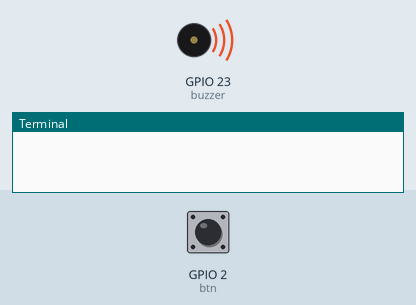
Simulated run of this program. Board: Raspberry Pi (BCM pin numbers). Parts: buzzer (waves = sounding), the last lines printed to the terminal. The inputs (shaded band) are chosen by the test bench; at power-on: GPIO 2 (btn) HIGH.

Above: at 1.2 s.
1.3 s: GPIO 2 (btn) pulled LOW for 0.15 s
At 2.4 s:
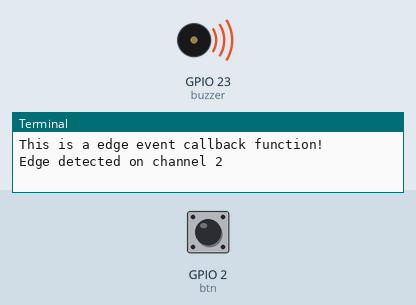
Timing chart, 0 to 8.9 s (numbered marks = the images above; inputs shaded):
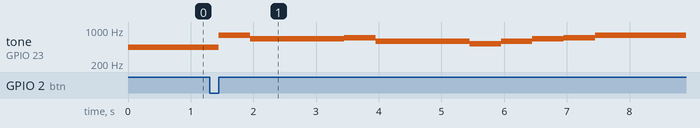

Measured:
- after the input at 1.3 s, tone on GPIO 23 (buzzer): plays 782 Hz for 0.50 s, 659 Hz for 1.5 s, 698 Hz for 0.50 s, 587 Hz for 1.5 s, 523 Hz for 0.50 s, 587 Hz for 0.50 s … (9 notes in this stretch), starting after 0.15 s

The program:

hw2_0315.py
```python
#題目:按按鈕唱小蜜蜂
#資四甲-林翡
import time
import RPi.GPIO as GPIO

#定義GPIO腳位
buzzer = 23
btn = 2

doremi = [523, 587, 659, 349 + 349, 391 + 391]
bee = [doremi[4], doremi[2], doremi[2], doremi[3], doremi[1], doremi[1], doremi[0], doremi[1], doremi[2], doremi[3], doremi[4], doremi[4], doremi[4],
       doremi[4], doremi[2], doremi[2], doremi[3], doremi[1], doremi[1], doremi[0], doremi[2], doremi[4], doremi[4], doremi[2], doremi[1], doremi[1],
       doremi[1], doremi[1], doremi[1], doremi[2], doremi[3], doremi[2], doremi[2], doremi[2], doremi[2], doremi[2], doremi[3], doremi[4], doremi[4],
       doremi[2], doremi[2], doremi[3], doremi[1], doremi[1], doremi[0], doremi[2], doremi[4], doremi[4], doremi[0]]

beat_1 = [1, 1, 2, 1, 1, 2, 1, 1, 1, 1, 1, 1, 1,
          1, 1, 2, 1, 1, 2, 1, 1, 1, 1, 2, 1, 1,
          1, 1, 1, 1, 2, 1, 1, 1, 1, 1, 1, 2, 1,
          1, 2, 1, 1, 2, 1, 1, 1, 1, 1]

#初始化GPIO
def setup():
    GPIO.setwarnings(False)
    GPIO.setmode(GPIO.BCM)     # Numbers GPIOs by physical location
    GPIO.setup(btn, GPIO.IN, GPIO.PUD_UP)
    GPIO.setup(buzzer, GPIO.OUT)  # Set pins' mode is output
    global Buzz  # Assign a global variable to replace GPIO.PWM
    Buzz = GPIO.PWM(buzzer, 440)  # 440 is initial frequency.
    Buzz.start(40)  # Start Buzzer pin with 40% duty ratio

#按鈕回調函式
def my_callback(channel):
    print('This is a edge event callback function!')
    print('Edge detected on channel %s'%channel)

# 播放音樂函式
def song():
    setup()
    pre = 1  #紀錄按鈕按壓狀態
    GPIO.add_event_detect(btn, GPIO.FALLING, callback=my_callback,bouncetime=200)
    while True:
        state = GPIO.input(btn)
        if ((not pre) and state) :  #檢查有無按下按鈕
            for i in range(len(bee)):
                Buzz.ChangeFrequency(bee[i])  # Change the frequency along the song note
                time.sleep(beat_1[i] * 0.5)  # delay a note for beat * 0.5s
        GPIO.output(buzzer, False)
        pre = state

def destory():
    Buzz.stop()                 # Stop the buzzer
    GPIO.output(buzzer, 1)      # Set Buzzer pin to High
    GPIO.cleanup()              # Release resource

if __name__ == '__main__':
    try:
        song()
    except KeyboardInterrupt:
        destory()  # 按 Ctrl+C 退出時進行清理
```
